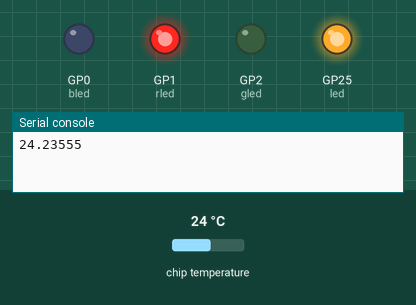
The program below on a simulated Raspberry Pi Pico running MicroPython. Shown: output pins drawn as LEDs (lit = HIGH), the last lines printed to the serial console. Inputs (shaded band) come from the test bench; at power-on: chip temperature 24 °C.

Above: at 1.2 s.
1.3 s: chip temperature set to 1 °C
At 11.3 s:
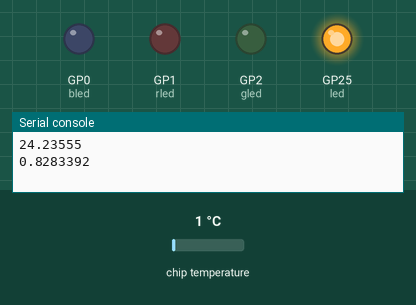
11.8 s: chip temperature set to 22 °C
At 21.6 s:
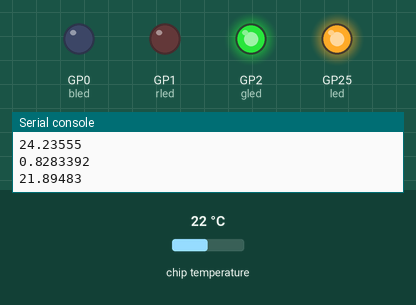
22.1 s: chip temperature set to 18 °C
At 31.6 s:
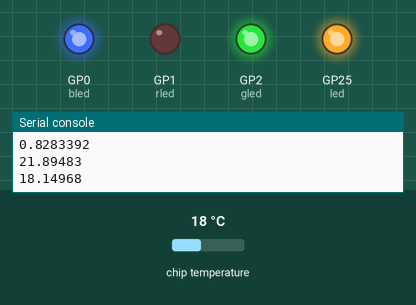
32.1 s: chip temperature set to 11 °C
At 40.75 s:
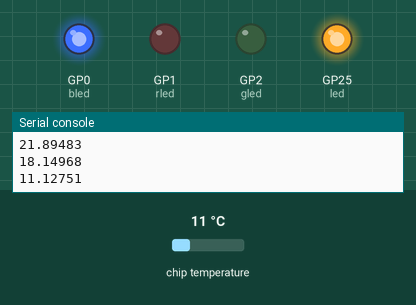
42.4 s: chip temperature set to 23 °C
At 52.1 s:
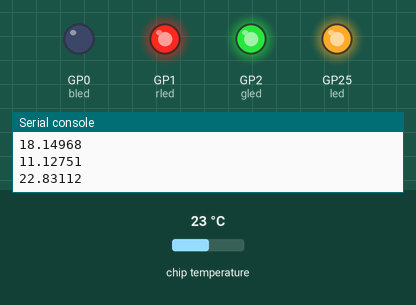
Timing chart, 0 to 53.6 s (numbered marks = the images above; inputs shaded):
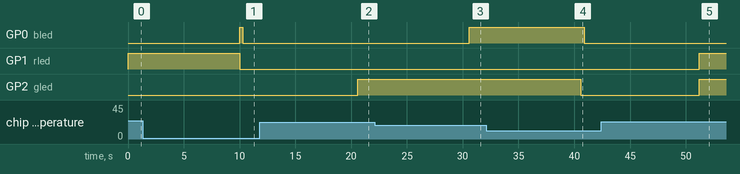

Measured:
- the behaviour switches between 20 and 19 °C on chip temperature (found by bisection; images 2 and 3)
- after the input at 1.3 s, GP0 (bled): LOW → HIGH after 8.7 s, → LOW 0.30 s later; GP1 (rled): HIGH → LOW after 8.7 s
- after the input at 11.8 s, GP0 (bled): stays LOW (without the input it goes to HIGH after 8.8 s); GP2 (gled): LOW → HIGH after 8.8 s
- after the input at 22.1 s, GP0 (bled): LOW → HIGH after 8.5 s
- after the input at 32.1 s, GP0 (bled): HIGH → LOW after 8.8 s; GP2 (gled): HIGH → LOW after 8.5 s
- after the input at 42.4 s, GP0 (bled): stays LOW (without the input it goes to HIGH after 8.8 s); GP1 (rled), GP2 (gled): LOW → HIGH after 8.8 s

The program:

rgbpixelTest.py
```python
# The RGB Pixel has such high current that it heats the pico
# so the internal temp reading is off.

import machine
import utime
from machine import Pin

# internal led
led = Pin(25, Pin.OUT)
led.on()


# THIS BIT I CHANGED FOR THE PIXEL
rled = Pin(1, Pin.OUT)
gled = Pin(2, Pin.OUT)
bled = Pin(0, Pin.OUT)

def lightsOut():
    rled.off()
    gled.off()
    bled.off()

def red():
    rled.on()

def green():
    gled.on()

def blue():
    bled.on()

def purple():
    rled.on()
    bled.on()

def blueGreen():
    gled.on()
    bled.on()

def greenOrange():
    gled.on()
    rled.on()

def redTripleFlashy():
    for x in range(3):
        rled.on()
        utime.sleep(0.7)
        rled.off()
        utime.sleep(5)

def redFlashyForever():
    rled.on()
    utime.sleep(0.3)
    rled.off()
    utime.sleep(0.3)

def blueTripleFlashy():
    for x in range(3):
        bled.on()
        utime.sleep(0.7)
        bled.off()
        utime.sleep(5)

def blueFlashyForever():
    bled.on()
    utime.sleep(0.3)
    bled.off()
    utime.sleep(0.3)


sensor_temp = machine.ADC(4)
conversion_factor = 3.3 / (65535)


while True:
    reading = sensor_temp.read_u16() * conversion_factor
    temperature = 27 - (reading - 0.706)/0.001721
    print(temperature)
    #temperature = str(temperature)
    #lED_Flash_Duration = 0.2

    #reset light colour
    lightsOut()
    if temperature < 14 :                        # Frickin freeeezin
        blueFlashyForever()
    elif temperature >= 14 and temperature < 16: # Way too cold
        blueTripleFlashy()
    elif temperature >= 16 and temperature < 18: # Too cold
        blue()
    elif temperature >= 18 and temperature < 20: # Not great, not terrible.
        blueGreen()
    elif temperature >= 20 and temperature < 22: # NICE
        green()
    elif temperature >= 22 and temperature < 24: # Nice but a tad warm
        greenOrange()
    elif temperature >= 24 and temperature < 26: # Almost too warm
        red()
    elif temperature >= 26 and temperature < 28: # Too hot
        redTripleFlashy()
    elif temperature >= 28:
        redFlashyForever()                       # Melting my feet


    # check program every 10 seconds
    utime.sleep(10)
```
